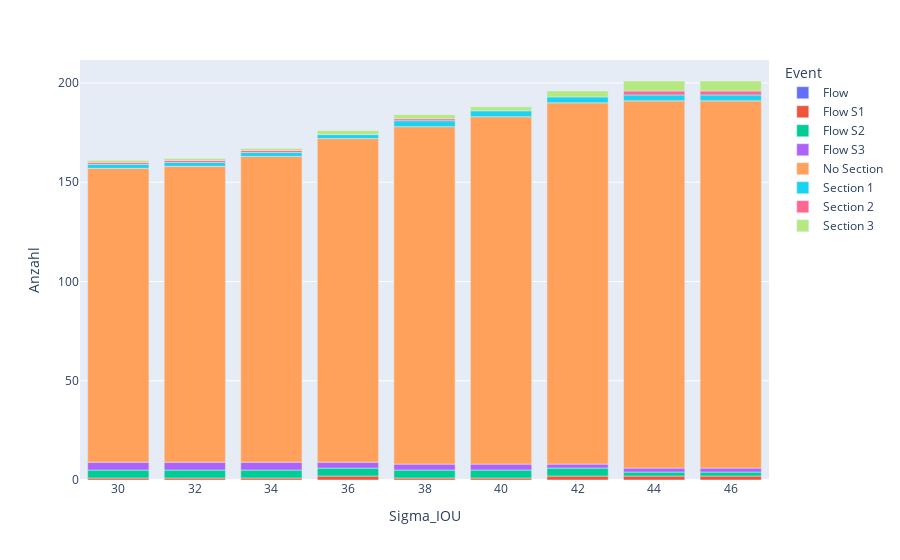

This figure's notebook cell:
### Code cell
import plotly.express as px
import nbformat


fig = px.bar(data[data['road_user_type'] == 'pedestrian'], x='Sigma_IOU', y='Anzahl',
             color='Event', 
            #  barmode='group',
            #  category_orders='road_user_type'
            )
fig.show()

### Figure 1 — Plotly figure (JSON) as saved in the notebook; plotly's stock layout.template omitted (floating-point values rounded to 4 significant figures)
{"data": [{"alignmentgroup": "True", "hovertemplate": "Event=Flow<br>Sigma_IOU=%{x}<br>Anzahl=%{y}<extra></extra>", "legendgroup": "Flow", "marker": {"color": "#636efa", "pattern": {"shape": ""}}, "name": "Flow", "offsetgroup": "Flow", "orientation": "v", "showlegend": true, "textposition": "auto", "type": "bar", "x": [null, null, null, null, null, null, null, null, null], "xaxis": "x", "y": [null, null, null, null, null, null, null, null, null], "yaxis": "y"}, {"alignmentgroup": "True", "hovertemplate": "Event=Flow S1<br>Sigma_IOU=%{x}<br>Anzahl=%{y}<extra></extra>", "legendgroup": "Flow S1", "marker": {"color": "#EF553B", "pattern": {"shape": ""}}, "name": "Flow S1", "offsetgroup": "Flow S1", "orientation": "v", "showlegend": true, "textposition": "auto", "type": "bar", "x": ["0,30", "0,32", "0,34", "0,36", "0,38", "0,40", "0,42", "0,44", "0,46"], "xaxis": "x", "y": [1, 1, 1, 2, 1, 1, 2, 2, 2], "yaxis": "y"}, {"alignmentgroup": "True", "hovertemplate": "Event=Flow S2<br>Sigma_IOU=%{x}<br>Anzahl=%{y}<extra></extra>", "legendgroup": "Flow S2", "marker": {"color": "#00cc96", "pattern": {"shape": ""}}, "name": "Flow S2", "offsetgroup": "Flow S2", "orientation": "v", "showlegend": true, "textposition": "auto", "type": "bar", "x": ["0,30", "0,32", "0,34", "0,36", "0,38", "0,40", "0,42", "0,44", "0,46"], "xaxis": "x", "y": [4, 4, 4, 4, 4, 4, 4, 2, 2], "yaxis": "y"}, {"alignmentgroup": "True", "hovertemplate": "Event=Flow S3<br>Sigma_IOU=%{x}<br>Anzahl=%{y}<extra></extra>", "legendgroup": "Flow S3", "marker": {"color": "#ab63fa", "pattern": {"shape": ""}}, "name": "Flow S3", "offsetgroup": "Flow S3", "orientation": "v", "showlegend": true, "textposition": "auto", "type": "bar", "x": ["0,30", "0,32", "0,34", "0,36", "0,38", "0,40", "0,42", "0,44", "0,46"], "xaxis": "x", "y": [4, 4, 4, 3, 3, 3, 2, 2, 2], "yaxis": "y"}, {"alignmentgroup": "True", "hovertemplate": "Event=No Section<br>Sigma_IOU=%{x}<br>Anzahl=%{y}<extra></extra>", "legendgroup": "No Section", "marker": {"color": "#FFA15A", "pattern": {"shape": ""}}, "name": "No Section", "offsetgroup": "No Section", "orientation": "v", "showlegend": true, "textposition": "auto", "type": "bar", "x": ["0,30", "0,32", "0,34", "0,36", "0,38", "0,40", "0,42", "0,44", "0,46"], "xaxis": "x", "y": [148, 149, 154, 163, 170, 175, 182, 185, 185], "yaxis": "y"}, {"alignmentgroup": "True", "hovertemplate": "Event=Section 1<br>Sigma_IOU=%{x}<br>Anzahl=%{y}<extra></extra>", "legendgroup": "Section 1", "marker": {"color": "#19d3f3", "pattern": {"shape": ""}}, "name": "Section 1", "offsetgroup": "Section 1", "orientation": "v", "showlegend": true, "textposition": "auto", "type": "bar", "x": ["0,30", "0,32", "0,34", "0,36", "0,38", "0,40", "0,42", "0,44", "0,46"], "xaxis": "x", "y": [2, 2, 2, 2, 3, 3, 3, 3, 3], "yaxis": "y"}, {"alignmentgroup": "True", "hovertemplate": "Event=Section 2<br>Sigma_IOU=%{x}<br>Anzahl=%{y}<extra></extra>", "legendgroup": "Section 2", "marker": {"color": "#FF6692", "pattern": {"shape": ""}}, "name": "Section 2", "offsetgroup": "Section 2", "orientation": "v", "showlegend": true, "textposition": "auto", "type": "bar", "x": ["0,30", "0,32", "0,34", "0,38", "0,44", "0,46"], "xaxis": "x", "y": [1, 1, 1, 1, 2, 2], "yaxis": "y"}, {"alignmentgroup": "True", "hovertemplate": "Event=Section 3<br>Sigma_IOU=%{x}<br>Anzahl=%{y}<extra></extra>", "legendgroup": "Section 3", "marker": {"color": "#B6E880", "pattern": {"shape": ""}}, "name": "Section 3", "offsetgroup": "Section 3", "orientation": "v", "showlegend": true, "textposition": "auto", "type": "bar", "x": ["0,30", "0,32", "0,34", "0,36", "0,38", "0,40", "0,42", "0,44", "0,46"], "xaxis": "x", "y": [1, 1, 1, 2, 2, 2, 3, 5, 5], "yaxis": "y"}], "layout": {"barmode": "relative", "legend": {"title": {"text": "Event"}, "tracegroupgap": 0}, "margin": {"t": 60}, "xaxis": {"anchor": "y", "domain": [0, 1], "title": {"text": "Sigma_IOU"}}, "yaxis": {"anchor": "x", "domain": [0, 1], "title": {"text": "Anzahl"}}}}
